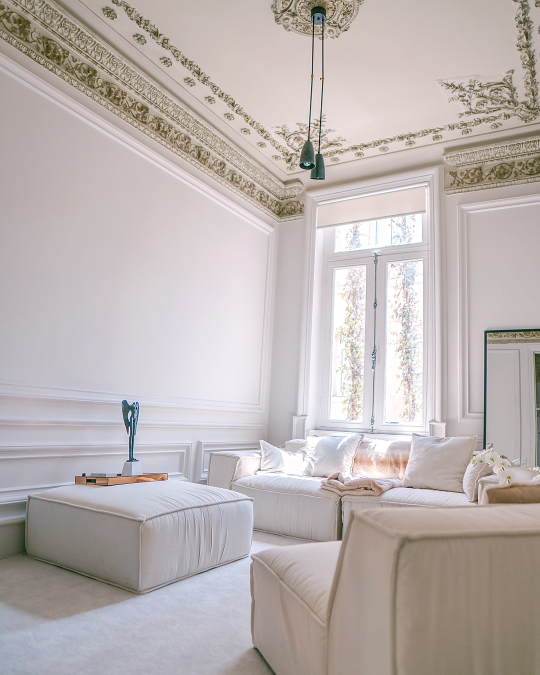
#> input picture 2026-10-20-seller-tips-net-proceeds/build/img/06.jpg, 1080 x 1350 px, given in place of pexels-photo-34270949.jpeg, which was not available (shown at 1/2 size)
$ python prep_photos.py
#> lines starting #> are read from the running program, lines starting #| are printed output that depends on the picture; pictures that were not available may be replaced by others from this repository, and a replacement may not be noted
# Oct 20 2026 seller tips (net proceeds). Every photo new (Pexels originals >=2600px, checked against TEMPLATES/photo-registry.csv:
# no source-id/series hit, no close hash hit). Cropped to 4:5 and resized DOWN only to 1080x1350, light premium grade + sharpen.
import os, urllib.request
from PIL import Image, ImageEnhance, ImageFilter, ImageOps
B=os.path.dirname(os.path.abspath(__file__)); S=B+"/src/"; O=B+"/img/"
P={"01":("pexels-34270949",.5,.5,1.0),
   "03":("pexels-19227217",.5,.5,1.0),
   "04":("pexels-39775741",.5,.38,1.0),
   "05":("pexels-6301185",.5,.5,1.0),
   "06":("pexels-10779189",.5,.5,1.0),
   "07":("pexels-15743386",.5,1.0,1.0),
   "08":("pexels-6634886",.5,.5,1.0),
   "09":("pexels-22469112",.5,.5,1.0),
   "10":("pexels-38071644",.5,.5,1.0)}
INFO={"pexels-22469112":"Bright bedroom with crisp white bedding and sheer curtains","pexels-38071644":"\"Modern white minimalist kitchen with island\"","pexels-15743386":"\"Spacious living room\" (staged, blue sofa, abstract art)","pexels-10779189":"Bright white living room with ornate plaster ceiling and tall windows","pexels-20130635":"\"Bright living room with view on yard\"","pexels-6634886":"Bright bathroom with freestanding tub by tall windows","pexels-6301185":"Bright white kitchen with island, pendant lights and open shelving","pexels-19227217":"Bright two-story foyer with double wood front doors and herringbone floor","pexels-15743369":"Bright staged bedroom with tray ceiling","pexels-19410750":"Bright sunroom living room with white sofa",
      "pexels-39775741":"White two-story home with double front porches and brick walk",
      "pexels-36774623":"Front entry with arched window, columns and boxwoods",
      "pexels-34270949":"\"Luxury mansion with grand columns in Greenville\" (brick home, white fence, curved drive)",
      "pexels-39772689":"\"Modern white kitchen with island and chandeliers\"",
      "pexels-39590349":"\"Modern Scandinavian living room with elegant decor\" (staircase)",
      "pexels-29012624":"\"Elegant modern living room with natural light\"",
      "pexels-31642449":"\"Luxurious modern marble bathroom interior design\"",
      "pexels-4661635":"Bright dining room with chandelier and stone wall",
      "pexels-30545431":"\"Contemporary white kitchen with natural light\""}
LIFT={"04":1.06}
cr=open(O+"CREDITS.txt","w")
cr.write("Photos: Pexels License (no attribution required). Selected Oct 20 2026 ~4:40 AM ET; every photo checked against TEMPLATES/photo-registry.csv (never used in an earlier carousel). Originals >=2600px, cropped/resized down only, graded Oct 20 2026.\n02 | no photo (stats)\n")
for k,(pid,x,y,z) in sorted(P.items()):
    f=S+pid+".jpg"; n=pid.split("-")[1]
    if not os.path.exists(f):
        rq=urllib.request.Request(f"https://images.pexels.com/photos/{n}/pexels-photo-{n}.jpeg",headers={"User-Agent":"Mozilla/5.0"}); open(f,"wb").write(urllib.request.urlopen(rq).read())
    im=ImageOps.exif_transpose(Image.open(f)).convert("RGB"); w,h=im.size; t=1080/1350
#> further down, im is the input picture: PIL image 1080x1350 RGB; mean R, G, B 187.2, 178.9, 177.2
#> after `w, h = im.size`: w = 1080; h = 1350
    cw,ch=(h*t,h) if w/h>t else (w,w/t); cw,ch=int(cw/z),int(ch/z)
#> after `cw, ch = (h * t, h) if w / h > t else (w, w / t)`: cw = 1080; ch = 1350
    l=int((w-cw)*x); tp=int((h-ch)*y); im=im.crop((l,tp,l+cw,tp+ch))
#> after `l = int((w - cw) * x)`: l = 0
#> after `tp = int((h - ch) * y)`: tp = 0
    assert im.width>=1080, "never upscale"
    im=im.resize((1080,1350),Image.LANCZOS)
    if k in LIFT: im=im.point(lambda v:int(255*(v/255)**(1/LIFT[k])))
    r,g,b=im.split(); r=r.point(lambda v:min(255,int(v*1.02))); b=b.point(lambda v:int(v*.985)); im=Image.merge("RGB",(r,g,b))
#> after `r, g, b = im.split()`:
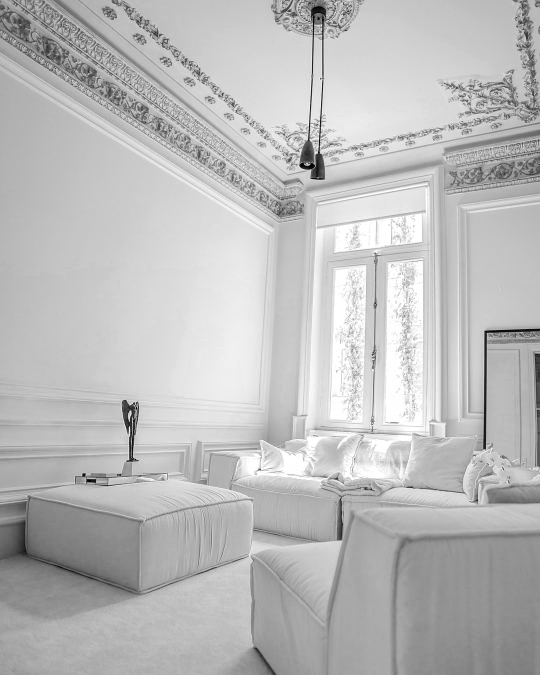
#> r: PIL image 1080x1350 L (shown at 1/2 size); min 0, max 255, mean 187.2
#> after `r, g, b = im.split()`:
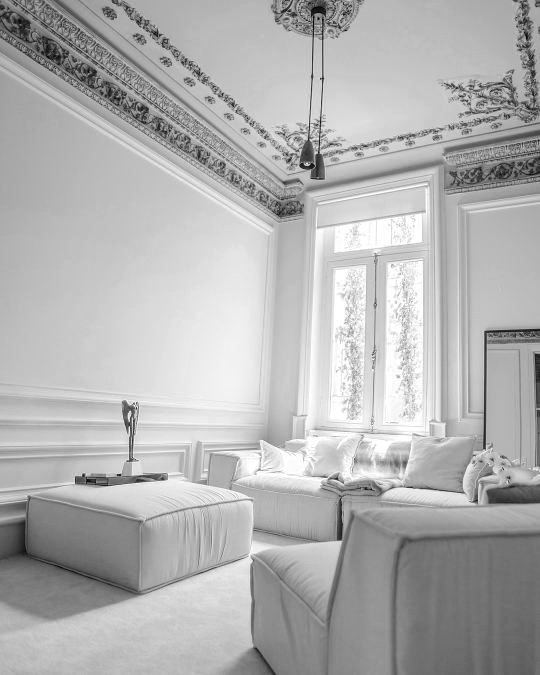
#> b: PIL image 1080x1350 L (shown at 1/2 size); min 0, max 255, mean 177.2
    im=ImageEnhance.Contrast(im).enhance(1.05); im=ImageEnhance.Brightness(im).enhance(1.02)
    im=im.filter(ImageFilter.UnsharpMask(radius=1.2,percent=70,threshold=2))
    im.save(O+k+".jpg",quality=93)
    cr.write(f"{k} | Pexels License (no attribution required) | https://www.pexels.com/photo/{n}/ | {INFO.get(pid,'')} | original {w}x{h}\n")
#> pass 2 of the loop `for k,(pid,x,y,z) in sorted(P.items()):`:
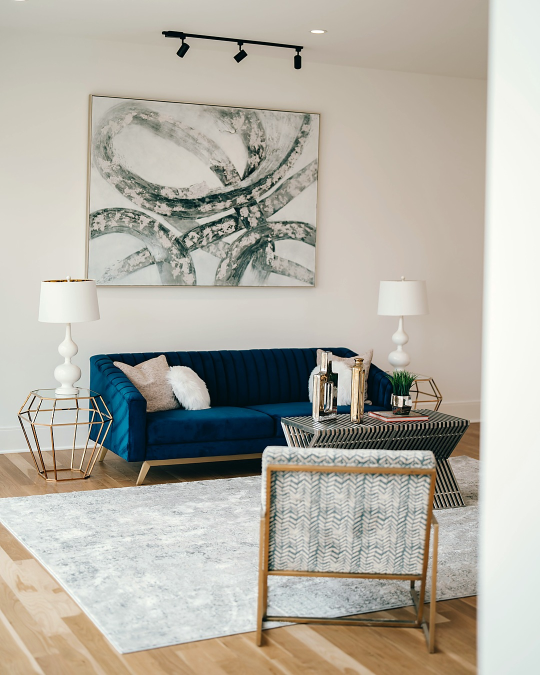
#> input picture 2026-10-20-seller-tips-net-proceeds/build/img/07.jpg, 1080 x 1350 px, given in place of pexels-photo-19227217.jpeg, which was not available (shown at 1/2 size)
#> im is the input picture: PIL image 1080x1350 RGB; mean R, G, B 180, 176.4, 166.4
#> `r, g, b = im.split()`:
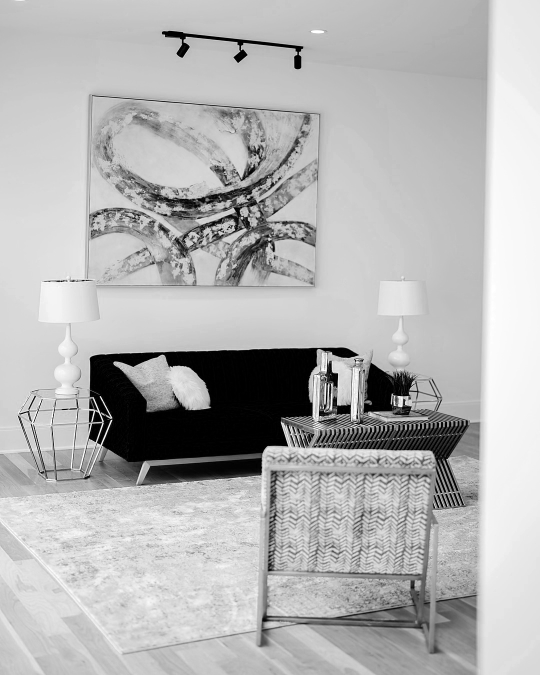
#> r: PIL image 1080x1350 L (shown at 1/2 size); min 0, max 255, mean 180
#> `r, g, b = im.split()`:
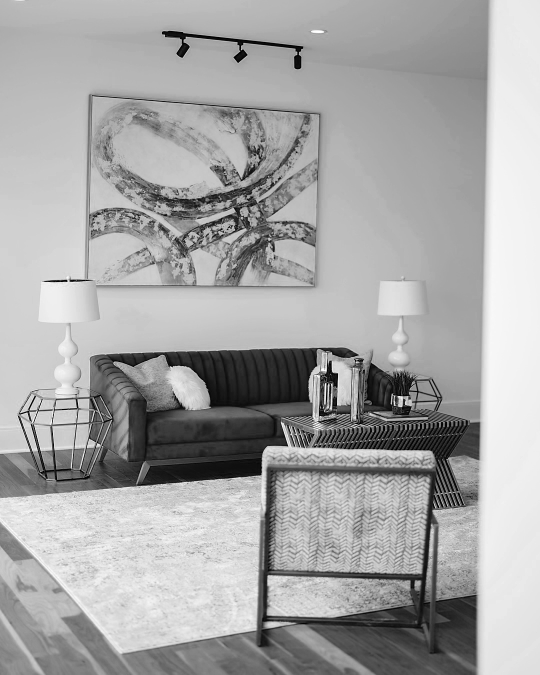
#> b: PIL image 1080x1350 L (shown at 1/2 size); min 0, max 255, mean 166.4
#> (the run stopped early here; a loop or call above may not have finished)
